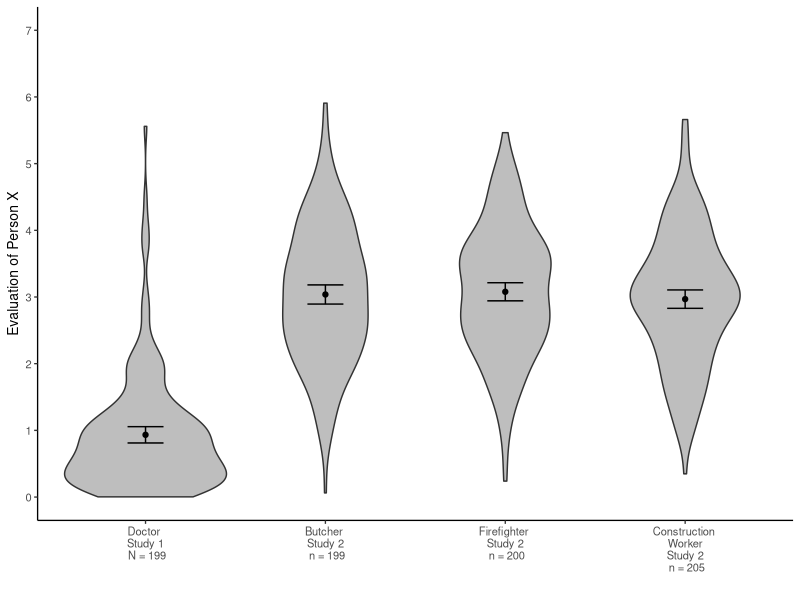

This chart was generated by the following R code:
## ---- chunk 1
knitr::opts_chunk$set(echo = TRUE, warning=FALSE, message=FALSE,
                      fig.path = "myfigs/",
                      dev = c("pdf", "png"))
## ---- chunk 2
library(ggplot2)
A <- rexp(200)
B <- rnorm(200,3,sd=1)
C <- rnorm(200,3,sd=1)
D <- rnorm(200,3,sd=1)
DV <- c(A,B,C,D)
studies <- rep(c("Doctor \n Study 1 \n N = 199",
             "Butcher \n Study 2 \n n = 199",
             "Firefighter \n Study 2 \n n = 200",
             "Construction \n Worker \n Study 2 \n n = 205"), each=200)

plot_df <-data.frame(DV,studies)

plot_df$studies <- factor(plot_df$studies, 
                         levels = c("Doctor \n Study 1 \n N = 199",
             "Butcher \n Study 2 \n n = 199",
             "Firefighter \n Study 2 \n n = 200",
             "Construction \n Worker \n Study 2 \n n = 205"))

library(dplyr)
means_df <- plot_df %>%
              group_by(studies) %>%
              summarise(M=mean(DV),
                        CI_lower = t.test(DV)$conf.int[1],
                        CI_upper = t.test(DV)$conf.int[2])

ggplot(means_df, aes(x=studies,y=M))+
  geom_violin(data=plot_df, aes(x=studies,y=DV),fill="grey")+
  theme_classic(base_size=10)+
  xlab("")+
  ylab("Evaluation of Person X")+
  scale_y_continuous(breaks=seq(0,7,1))+
  coord_cartesian(ylim=c(0,7))+
  geom_point()+
  geom_errorbar(aes(ymin=CI_lower,ymax=CI_upper), width=.2)
